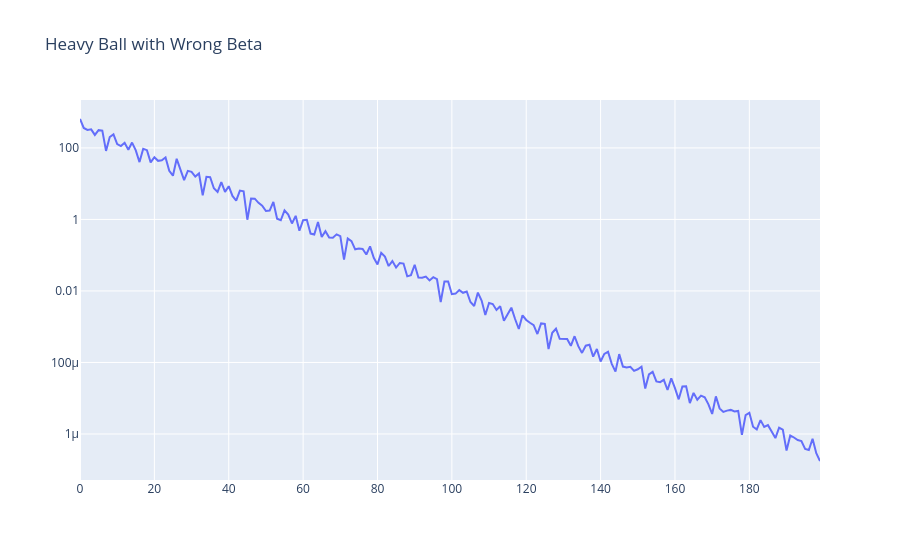

The code cell stored with this chart in its notebook:
### Code cell
beta_bad = 0.9
hb_bad = heavy_ball(w0, eta_opt, beta_bad, 200)

fig = go.Figure()
fig.add_trace(go.Scatter(y=hb_bad, mode='lines', name='Unstable HB'))

fig.update_layout(
    title="Heavy Ball with Wrong Beta",
    yaxis_type="log",
)

fig.show()

### Figure 1 — Plotly figure (JSON) as saved in the notebook; plotly's stock layout.template omitted (floating-point values rounded to 4 significant figures; data arrays with more than 128 entries replaced by an {"elided": "..."} marker saying what was removed)
{"data": [{"mode": "lines", "name": "Unstable HB", "type": "scatter", "y": {"elided": "200 float values"}}], "layout": {"title": {"text": "Heavy Ball with Wrong Beta"}, "yaxis": {"type": "log"}}}
